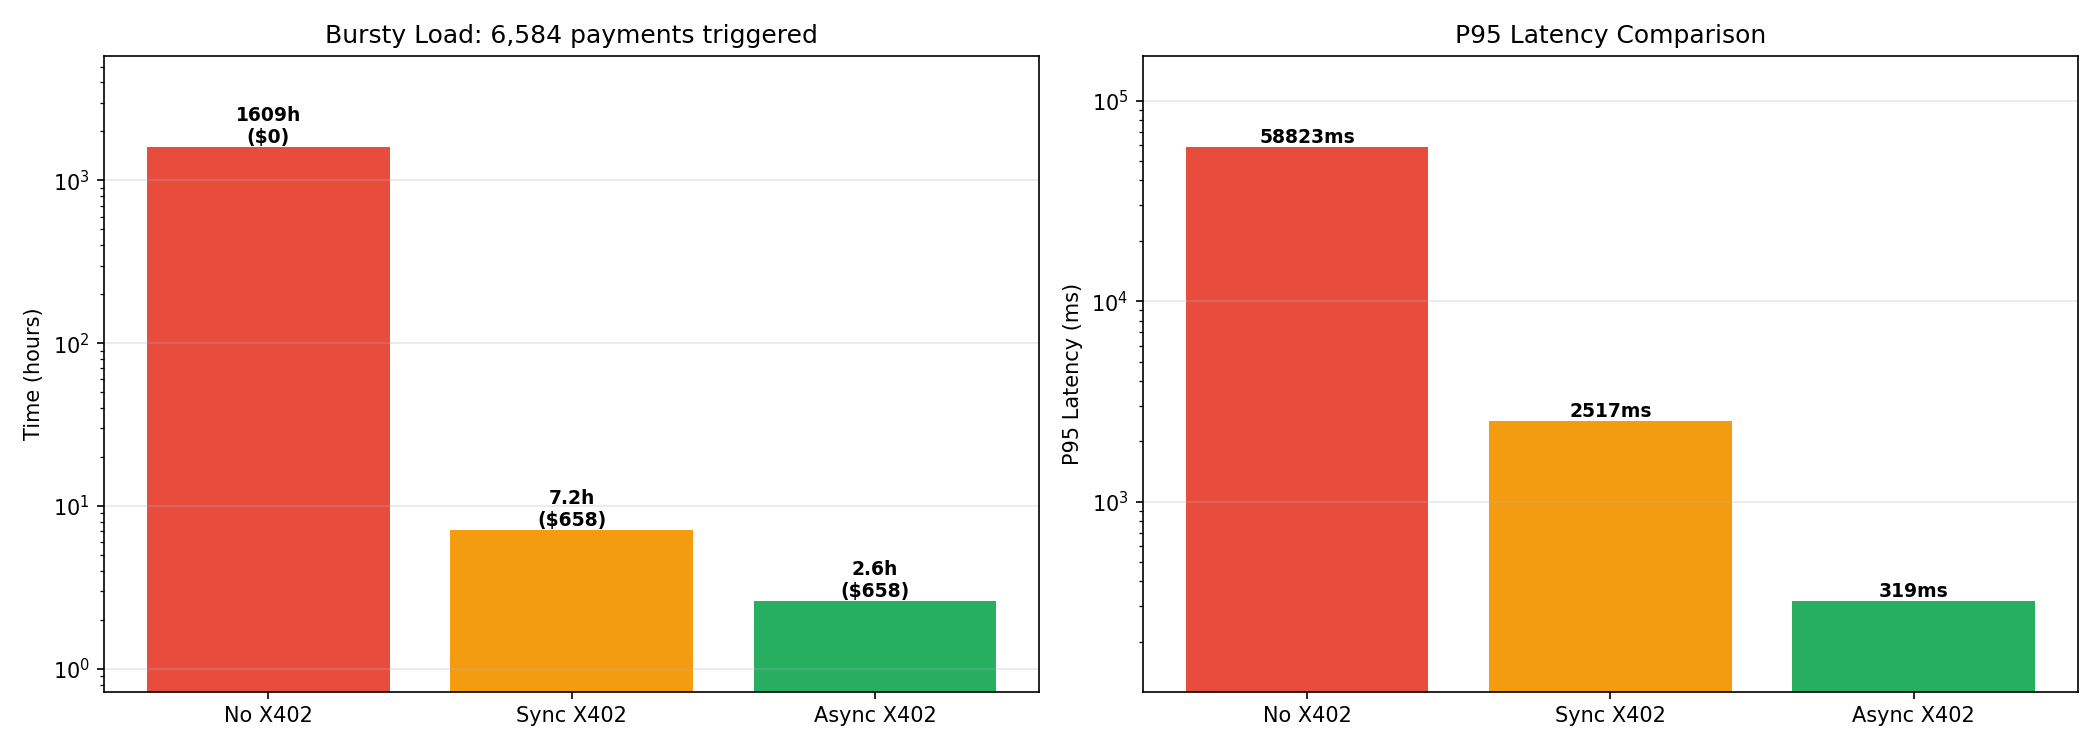

This chart was generated by the following Python code:
#!/usr/bin/env python3
"""
Bursty Load Experiment
======================

Shows how async X402 outperforms sync when traffic is bursty.
Bursty = users make many requests quickly, then pause.
"""

import sys
import os
sys.path.insert(0, os.path.dirname(os.path.dirname(os.path.abspath(__file__))))

import numpy as np
import matplotlib
matplotlib.use('Agg')
import matplotlib.pyplot as plt

from x402 import SimulationConfig, simulate_scheme


def run_burst_experiment():
    """Compare sync vs async under bursty load."""
    print("=" * 60)
    print("BURSTY LOAD EXPERIMENT")
    print("=" * 60)
    print("Simulating bursty traffic: users request rapidly, then pause.\n")
    
    # X FREE tier with aggressive request rate (bursty)
    # Users make requests every 10ms (100 req/sec) - much faster than refill
    config = SimulationConfig(
        num_users=100,
        requests_per_user=1000,
        token_capacity=15,             # X FREE tier - small bucket!
        refill_rate=0.017,             # 1 req/min - very slow refill
        tokens_per_request=1,
        price_per_refill_usd=0.10,
        tokens_per_payment=15,
        trust_threshold=3,
        avg_request_interval_ms=10.0,  # VERY FAST - 100 req/sec per user!
        load_multiplier=1.0,
        user_patience_ms=999999999.0,
    )
    
    total_requests = config.num_users * config.requests_per_user
    print(f"Config: {config.token_capacity} tokens, {config.refill_rate}/sec refill")
    print(f"Request rate: {1000/config.avg_request_interval_ms:.0f} req/sec per user (BURSTY)")
    print(f"Workload: {total_requests:,} total requests\n")
    
    # Run simulations
    results = {}
    for scheme in ["no_x402", "sync", "async"]:
        results[scheme] = simulate_scheme(config, scheme)
        print(results[scheme].summary())
    
    # Print comparison
    sync = results["sync"]
    async_r = results["async"]
    
    print("\n" + "=" * 60)
    print("📊 BURSTY LOAD RESULTS")
    print("=" * 60)
    print(f"Payments triggered: {sync.total_payments:,}")
    print(f"Payment rate: {sync.total_payments/total_requests*100:.1f}% of requests")
    print(f"Total X402 Cost: ${async_r.total_revenue:.2f}")
    print(f"\nSync time:  {sync.total_time_ms/1000/3600:.1f} hours")
    print(f"Async time: {async_r.total_time_ms/1000/3600:.1f} hours")
    print(f"Speedup:    {sync.total_time_ms/async_r.total_time_ms:.2f}x")
    print(f"\nSync avg latency:  {sync.avg_latency_ms:.0f}ms")
    print(f"Async avg latency: {async_r.avg_latency_ms:.0f}ms")
    print(f"P95 Sync:  {sync.p95_latency_ms:.0f}ms")
    print(f"P95 Async: {async_r.p95_latency_ms:.0f}ms")
    
    # Plot - 2 subplots: Time and P95 Latency
    fig, axes = plt.subplots(1, 2, figsize=(14, 5))
    schemes = ["No X402", "Sync X402", "Async X402"]
    times = [results["no_x402"].total_time_ms/1000/3600,
             sync.total_time_ms/1000/3600,
             async_r.total_time_ms/1000/3600]
    costs = [results["no_x402"].total_revenue,
             sync.total_revenue,
             async_r.total_revenue]
    p95s = [results["no_x402"].p95_latency_ms,
            sync.p95_latency_ms,
            async_r.p95_latency_ms]
    colors = ["#e74c3c", "#f39c12", "#27ae60"]
    
    # 1. Time with cost labels
    ax = axes[0]
    bars = ax.bar(schemes, times, color=colors)
    ax.set_ylabel('Time (hours)')
    ax.set_title(f'Bursty Load: {sync.total_payments:,} payments triggered')
    for bar, t, c in zip(bars, times, costs):
        label = f'{t:.1f}h\n(${c:.0f})' if c > 0 else f'{t:.0f}h\n($0)'
        ax.annotate(label, xy=(bar.get_x() + bar.get_width()/2, bar.get_height()),
                   ha='center', va='bottom', fontweight='bold', fontsize=9)
    ax.set_yscale('log')
    ax.grid(True, alpha=0.3, axis='y')
    ax.margins(y=0.2)
    
    # 2. P95 Latency
    ax = axes[1]
    bars = ax.bar(schemes, p95s, color=colors)
    ax.set_ylabel('P95 Latency (ms)')
    ax.set_title('P95 Latency Comparison')
    for bar, p in zip(bars, p95s):
        ax.annotate(f'{p:.0f}ms', xy=(bar.get_x() + bar.get_width()/2, bar.get_height()),
                   ha='center', va='bottom', fontweight='bold', fontsize=9)
    ax.set_yscale('log')
    ax.grid(True, alpha=0.3, axis='y')
    ax.margins(y=0.2)
    
    plt.tight_layout()
    plt.savefig("bursty_load.png", dpi=150)
    print(f"\nSaved: bursty_load.png")
    plt.close()


if __name__ == "__main__":
    run_burst_experiment()
